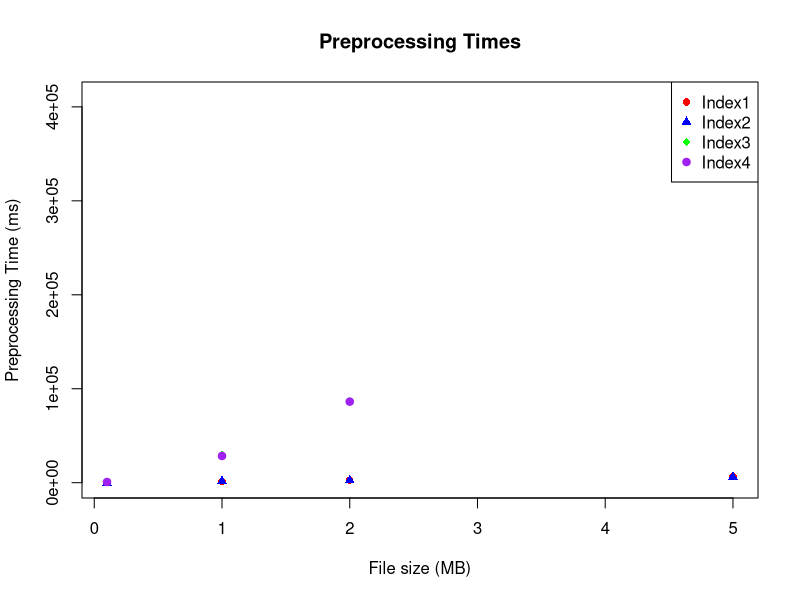
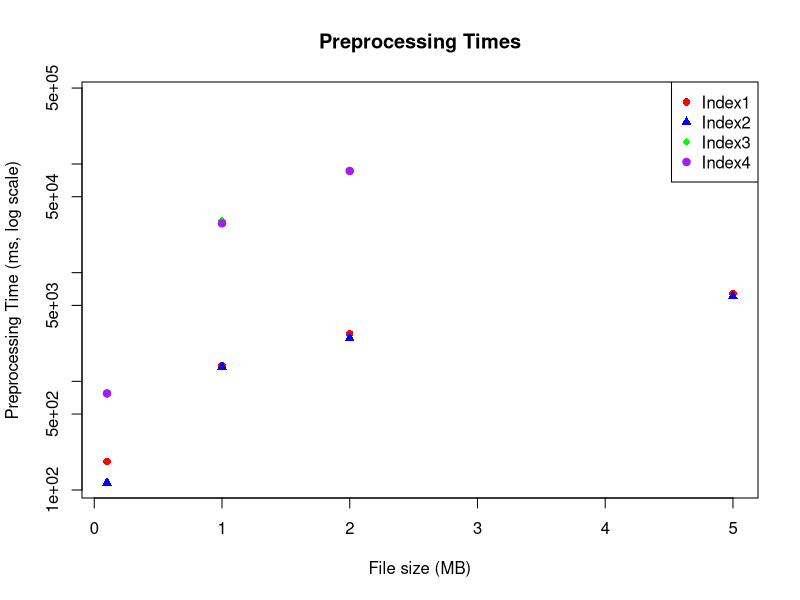
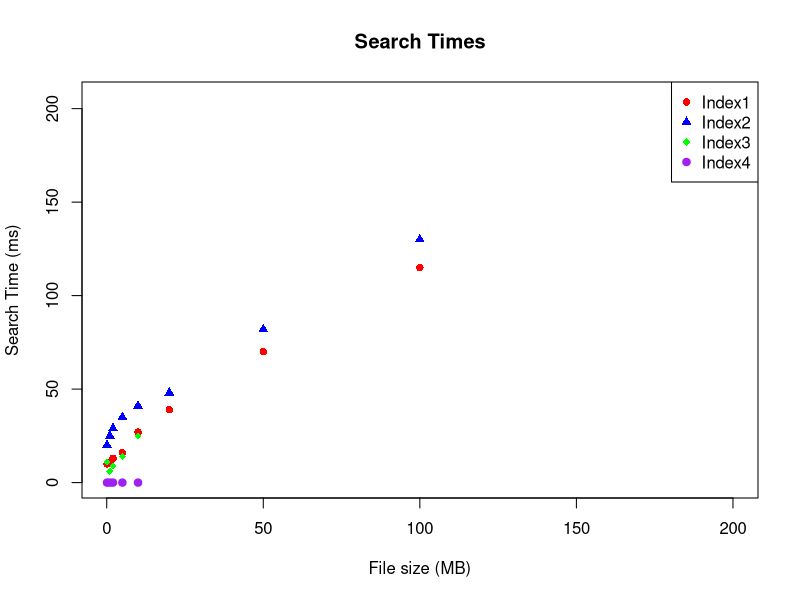
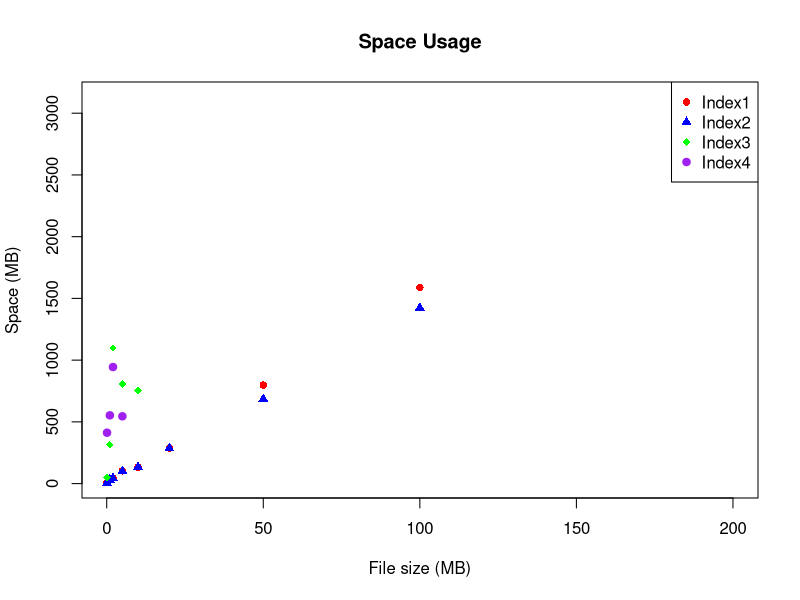
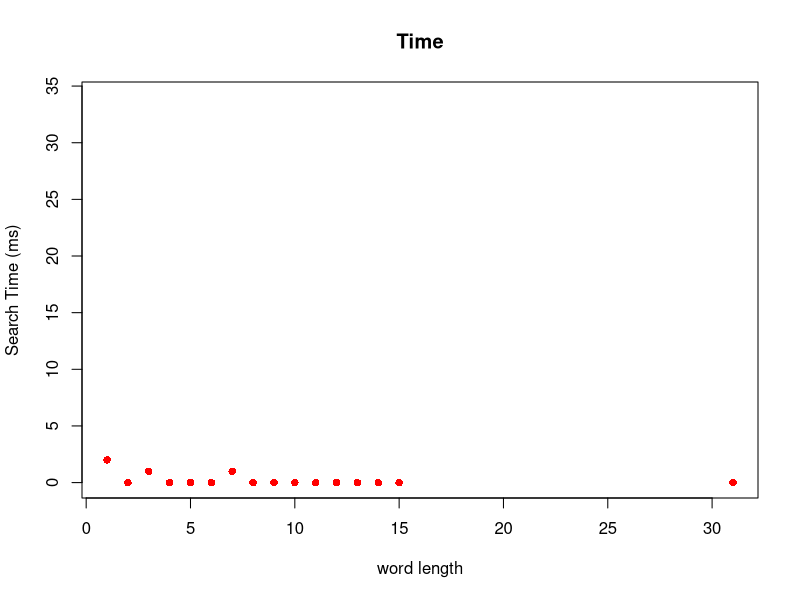

Source code (R) for these figures, in order: (Note: this script raises an error after producing the figures.)
########## Ikke-logartmisk skala ###################

# Define the file sizes and preprocessing times for each index
filesizeMB = c(0.100, 1.000, 2.000, 5.000)  # The common file sizes for all indices
i1preprocessingTimeMs = c(183, 1402, 2737, 6409)
i2preprocessingTimeMs = c(117, 1365, 2498, 6067)
i3preprocessingTimeMs = c(749, 30084, 87228, 409458)
i4preprocessingTimeMs = c(775, 28445, 86274, 410083)

# Find the range for the y-axis that fits all preprocessing times
y_range <- range(c(i1preprocessingTimeMs, i2preprocessingTimeMs, i3preprocessingTimeMs, i4preprocessingTimeMs))

# Plot the preprocessing times for Index1
plot(filesizeMB, i1preprocessingTimeMs, type = "p", col = "red", xlab = "File size (MB)", ylab = "Preprocessing Time (ms)", main = "Preprocessing Times", ylim = y_range, pch = 16)

# Add the preprocessing times for Index2 using points
points(filesizeMB, i2preprocessingTimeMs, col = "blue", pch = 17)

# Add the preprocessing times for Index3 using points
points(filesizeMB, i3preprocessingTimeMs, col = "green", pch = 18)

# Add the preprocessing times for Index4 using points
points(filesizeMB, i4preprocessingTimeMs, col = "purple", pch = 19)

# Add a legend to the plot to label the points
legend("topright", legend = c("Index1", "Index2", "Index3", "Index4"), col = c("red", "blue", "green", "purple"), pch = 16:19)

################ logaritmisk skala ######################

# Define the file sizes and preprocessing times for each index
filesizeMB = c(0.100, 1.000, 2.000, 5.000)  # The common file sizes for all indices
i1preprocessingTimeMs = c(183, 1402, 2737, 6409)
i2preprocessingTimeMs = c(117, 1365, 2498, 6067)
i3preprocessingTimeMs = c(749, 30084, 87228, 409458)
i4preprocessingTimeMs = c(775, 28445, 86274, 410083)

# Determine an appropriate y-axis range that can fit all preprocessing times on a log scale
y_min <- min(c(i1preprocessingTimeMs, i2preprocessingTimeMs, i3preprocessingTimeMs, i4preprocessingTimeMs))
y_max <- max(c(i1preprocessingTimeMs, i2preprocessingTimeMs, i3preprocessingTimeMs, i4preprocessingTimeMs))

# Plot the preprocessing times for Index1 using a log scale for the y-axis
plot(filesizeMB, i1preprocessingTimeMs, type = "p", col = "red", xlab = "File size (MB)", ylab = "Preprocessing Time (ms, log scale)", main = "Preprocessing Times", ylim = c(y_min, y_max), pch = 16, log = "y")

# Add the preprocessing times for Index2 using points
points(filesizeMB, i2preprocessingTimeMs, col = "blue", pch = 17)

# Add the preprocessing times for Index3 using points
points(filesizeMB, i3preprocessingTimeMs, col = "green", pch = 18)

# Add the preprocessing times for Index4 using points
points(filesizeMB, i4preprocessingTimeMs, col = "purple", pch = 19)

# Add a legend to the plot to label the points
legend("topright", legend = c("Index1", "Index2", "Index3", "Index4"), col = c("red", "blue", "green", "purple"), pch = 16:19)

# Define the file sizes and search times for each index
filesizeMB = c(0.100, 1.000, 2.000, 5.000, 10.000, 20.000, 50.000, 100.000, 200.000)
searchTimeMs_Index1 = c(10, 11, 13, 16, 27, 39, 70, 115, 194)
searchTimeMs_Index2 = c(20, 25, 29, 35, 41, 48, 82, 130, 206)
searchTimeMs_Index3 = c(11, 6, 9, 14, 25)  # first four file sizes
searchTimeMs_Index4 = c(0, 0, 0, 0, 0)  # first five file sizes

# Find the range for the y-axis that fits all search times
y_range <- range(c(searchTimeMs_Index1, searchTimeMs_Index2, searchTimeMs_Index3, searchTimeMs_Index4), na.rm = TRUE)

# Plot the search times for Index1
plot(filesizeMB, searchTimeMs_Index1, type = "p", col = "red", xlab = "File size (MB)", ylab = "Search Time (ms)", main = "Search Times", ylim = y_range, pch = 16)

# Add the search times for Index2 using points
points(filesizeMB, searchTimeMs_Index2, col = "blue", pch = 17)

# Add the search times for Index3 using points. Only plot the points for which we have data.
points(filesizeMB[1:length(searchTimeMs_Index3)], searchTimeMs_Index3, col = "green", pch = 18)

# Add the search times for Index4 using points. Only plot the points for which we have data.
points(filesizeMB[1:length(searchTimeMs_Index4)], searchTimeMs_Index4, col = "purple", pch = 19)

# Add a legend to the plot to label the points
legend("topright", legend = c("Index1", "Index2", "Index3", "Index4"), col = c("red", "blue", "green", "purple"), pch = 16:19)

# Define the file sizes and space usage for each index
filesizeMB = c(0.100, 1.000, 2.000, 5.000, 10.000, 20.000, 50.000, 100.000, 200.000)
spaceMB_Index1 = c(8.00, 31.8, 44.9, 103, 133, 288, 798, 1588, 2961)
spaceMB_Index2 = c(8.00, 32.0, 42.6, 101, 134, 287, 685, 1424, 3128)
# The space usage for Index3 and Index4 is assumed to be provided for the first five file sizes
spaceMB_Index3 = c(48, 315, 1097, 806, 754)
spaceMB_Index4 = c(412, 553, 944, 545)  # Assuming these are correct for the first four file sizes

# Find the range for the y-axis that fits all space usages
y_range <- range(c(spaceMB_Index1, spaceMB_Index2, spaceMB_Index3, spaceMB_Index4), na.rm = TRUE)

# Plot the space usage for Index1
plot(filesizeMB, spaceMB_Index1, type = "p", col = "red", xlab = "File size (MB)", ylab = "Space (MB)", main = "Space Usage", ylim = y_range, pch = 16)

# Add the space usage for Index2 using points
points(filesizeMB, spaceMB_Index2, type = "p", col = "blue", pch = 17)

# Add the space usage for Index3 using points. Only plot the points for which we have data.
points(filesizeMB[1:length(spaceMB_Index3)], spaceMB_Index3, type = "p", col = "green", pch = 18)

# Add the space usage for Index4 using points. Only plot the points for which we have data.
points(filesizeMB[1:length(spaceMB_Index4)], spaceMB_Index4, type = "p", col = "purple", pch = 19)

# Add a legend to the plot to label the points
legend("topright", legend = c("Index1", "Index2", "Index3", "Index4"), col = c("red", "blue", "green", "purple"), pch = 16:19)


#search time as a function of word length
wordLength = c(1, 2, 3, 4, 5, 6, 7, 8, 9, 10, 11, 12, 13, 14, 15, 31)
time_ms_Index1 = c(2, 0, 1, 0, 0, 0, 1, 0, 0, 0, 0, 0, 0, 0, 0, 0)#2Mb

wordLength = c(1, 2, 3, 4, 5, 6, 7, 8, 9, 10, 11, 12, 13, 14, 15, 31)
time_ms_Index2 = c(28, 34, 19, 6, 8, 11, 11, 13, 8, 4, 11, 13, 11, 6, 13, 12)#2Mb

wordLength = c(1, 2, 3, 4, 5, 6, 7, 8, 9, 10, 11, 12, 13, 14, 15, 31)
time_ms_Index3 = c(15, 4, 3, 3, 2, 2, 2, 1, 0, 0, 1, 1, 0, 0, 0, 0) #2MB

wordLength = c(1, 2, 3, 4, 5, 6, 7, 8, 9, 10, 11, 12, 13, 14, 15, 31)
time_ms_Index4 = c(0, 0, 1, 0, 0, 0, 2, 0, 0, 0, 0, 0, 0, 0, 1, 1)#2MB

y_range <- range(c(time_ms_Index1, time_ms_Index2, time_ms_Index3, time_ms_Index4), na.rm = TRUE)


plot(wordLength, time_ms_Index1, type = "p", col = "red", xlab = "word length", ylab = "Search Time (ms)", main = "Time", ylim = y_range, pch = 16)

# Add the time for Index2 using points
points(wordLength, time_ms_index2, type = "p", col = "blue", pch = 17)

# Add the time for Index3 using points. Only plot the points for which we have data.
points(wordLength[1:length(time_ms_index3)], time_ms_index3, type = "p", col = "green", pch = 18)

# Add the time for Index4 using points. Only plot the points for which we have data.
points(wordLength[1:length(time_ms_index)], time_ms_index4, type = "p", col = "purple", pch = 19)

# Add a legend to the plot to label the points
legend("topright", legend = c("Index1", "Index2", "Index3", "Index4"), col = c("red", "blue", "green", "purple"), pch = 16:19)

#2MB word length, occurences

wordlengths = c(1, 2, 3, 4, 5, 6, 7, 8, 9, 10, 11,12, 13, 14, 15, 16, 17, 18, 19, 20, 21, 22, 23, 24, 25, 26, 27, 28, 30, 31,32,34,35,43,45,88)
occurences = c(61, 401, 1323, 2614, 4017, 4286, 4230, 3819, 3195, 2336, 1607, 1077, 683, 437, 218, 112, 67, 44, 24, 18, 9, 6, 3,3,2,1,1,3,3,1, 2,3,1,1,1,1)
plot(wordlengths, occurences)
mean(wordLength)
sd(wordlengths)

occurences = c(replicate(61,1), replicate(401,2), replicate(1323, 3), replicate(2614, 4), replicate(4017, 5), replicate(4286, 6), replicate(4230,7), replicate(3819, 8), replicate(3195, 9), replicate(2336, 10), replicate(1607,11), replicate(1077, 12), replicate(683,13), replicate(437,14), replicate(218,15), replicate(112,16), replicate(67,17), replicate(44,18), replicate(24,19), replicate(18,20), replicate(9,21), replicate(6,22), replicate(3,23),replicate(3,24),replicate(2,25),replicate(1,26), replicate(1,27),replicate(3,28),replicate(3,30),replicate(1,31), replicate(2,32),replicate(2,34),replicate(1, 35),replicate(1,43),replicate(1,45),replicate(1,88))
mean(occurences)
sd(occurences)

wordlengths = c(1, 2, 3, 4, 5, 6, 7, 8, 9, 10, 11,12, 13, 14, 15, 16, 17, 18, 19, 20, 21, 22, 23, 24, 25, 26, 27, 28, 30, 31,32,34,35,43,45,88)
occurences = c(61, 401, 1323, 2614, 4017, 4286, 4230, 3819, 3195, 2336, 1607, 1077, 683, 437, 218, 112, 67, 44, 24, 18, 9, 6, 3,3,2,1,1,3,3,1, 2,3,1,1,1,1)
plot(wordlengths, occurences)
mean(wordLength)
sd(wordlengths)
occurences = c(replicate(15,1),
               replicate(62,2),
               replicate(144, 3),
               replicate(303, 4),
               replicate(337, 5),
               replicate(346, 6),
               replicate(317,7),
               replicate(318, 8),
               replicate(271, 9),
               replicate(218, 10),
               replicate(124,11),
               replicate(12, 1077),
               replicate(13,683),
               replicate(14,437),
               replicate(15,218),
               replicate(16,112),
               replicate(17,67),
               replicate(18,44),
               replicate(19,24),
               replicate(20,18),
               replicate(21,9),
               replicate(22,6),
               replicate(23,3),
               replicate(24,3),
               replicate(25,2),
               replicate(26,1),
               replicate(27,1),
               replicate(28,3),
               replicate(30,3),
               replicate(31,1),
               replicate(32,2),
               replicate(34,3),
               replicate(35,1),
               replicate(43,1),
               replicate(45,1),
               replicate(88,1))

#100kb
# Your data
occurrences <- c(replicate(1, 15),
                 replicate(2, 62),
                 replicate(3, 144),
                 replicate(4, 303),
                 replicate(5, 337),
                 replicate(6, 346),
                 replicate(7, 317),
                 replicate(8, 318),
                 replicate(9, 271),
                 replicate(10, 218),
                 replicate(11, 124),
                 replicate(12, 83),
                 replicate(13, 46),
                 replicate(14, 21),
                 replicate(15, 11),
                 replicate(16, 9),
                 replicate(17, 7),
                 replicate(18, 6),
                 replicate(19, 0),
                 replicate(20, 0),
                 replicate(21, 1),
                 replicate(22, 1))

# Create a bar plot with axis labels and title
barplot(occurrences, col = "skyblue", 
        main = "Word Length Distribution",
        xlab = "Word Length",
        ylab = "Occurrences")

# Add custom labels to the x-axis

#search time as a function of word position 5MB file
wordposition = c(1, 10000, 20000, 30000, 40000, 50000, 60000, 70000, 80000, 90000, 100000, 101000, 101436)
# 'Anarchism.', 'politics;', 'prophetic', '"That's', 'Hotak,', 'Studying', 'near-eastern', 'clinical,', '"polluting', '#PIZZA,', 'unwarranted', 'plating', 'Brontotheria.'
index1SearchTimeMs = c( 1, 3, 3, 2, 4, 3, 4, 4, 6, 6, 13, 11, 10)
index2SearchTimeMs = c( 48, 23, 11, 12, 13, 14, 11, 5, 10, 11, 14, 12, 14)
index3SearchTimeMs = c(13, 5, 5, 9, 5, 6, 9, 9, 12, 12, 9, 13, 12)
# 'Anarchism', 'politics;', 'prophetic', '"That's', 'Hotak,', 'Studying', 'near-eastern', 'clinical,', '"polluting', '#PIZZA,', 'unwarranted', 'plating', 'Brontotheria.'
index4SearchTimeMs = c(0, 6, 9, 0, 5, 10, 11, 10, 11, 13, 15, 12, 10)

y_range <- range(c(index1SearchTimeMs, index2SearchTimeMs, index3SearchTimeMs, index4SearchTimeMs), na.rm = TRUE)


plot(wordposition, index1SearchTimeMs, type = "p", col = "red", xlab = "word position", ylab = "Search Time (ms)", main = "Time", ylim = y_range, pch = 16)

# Add the time for Index2 using points
points(wordposition, index2SearchTimeMs, type = "p", col = "blue", pch = 17)

# Add the time for Index3 using points. Only plot the points for which we have data.
points(wordposition, index3SearchTimeMs, type = "p", col = "green", pch = 18)

# Add the time for Index4 using points. Only plot the points for which we have data.
points(wordposition, index4SearchTimeMs, type = "p", col = "purple", pch = 19)

# Add a legend to the plot to label the points
legend("topright", legend = c("Index1", "Index2", "Index3", "Index4"), col = c("red", "blue", "green", "purple"), pch = 16:19)




#search time as a function of word length

wordLength = c(1,2,3,4,5,6,7,8,9,10,11)
searchTimeMsWordLength = c(0,0)
i1searchTimeMsWordLength = c()
i2searchTimeMsWordLength = c()
i3searchTimeMsWordLength = c()
i4searchTimeMsWordLength = c()



